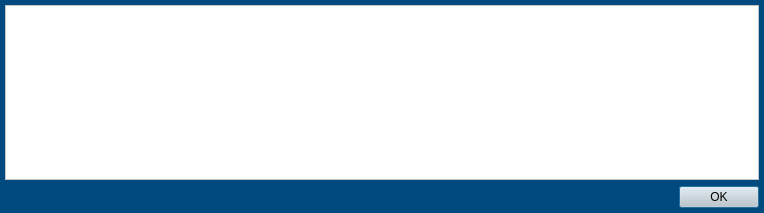
<?xml version="1.0" encoding="UTF-8"?>
<ui version="4.0">
 <class>Dialog</class>
 <widget class="QDialog" name="Dialog">
  <property name="geometry">
   <rect>
    <x>0</x>
    <y>0</y>
    <width>764</width>
    <height>213</height>
   </rect>
  </property>
  <property name="windowTitle">
   <string>Dialog</string>
  </property>
  <property name="styleSheet">
   <string notr="true">QWidget{background-color: rgb(0, 74, 127);}


QPlainTextEdit{background-color: rgb(255, 255, 255);}
</string>
  </property>
  <layout class="QVBoxLayout" name="verticalLayout">
   <property name="leftMargin">
    <number>5</number>
   </property>
   <property name="topMargin">
    <number>5</number>
   </property>
   <property name="rightMargin">
    <number>5</number>
   </property>
   <property name="bottomMargin">
    <number>5</number>
   </property>
   <item>
    <widget class="QPlainTextEdit" name="plainTextEdit"/>
   </item>
   <item>
    <widget class="QDialogButtonBox" name="buttonBox">
     <property name="styleSheet">
      <string notr="true">background-color: rgb(205, 205, 205);</string>
     </property>
     <property name="orientation">
      <enum>Qt::Horizontal</enum>
     </property>
     <property name="standardButtons">
      <set>QDialogButtonBox::Ok</set>
     </property>
    </widget>
   </item>
  </layout>
 </widget>
 <resources/>
 <connections>
  <connection>
   <sender>buttonBox</sender>
   <signal>accepted()</signal>
   <receiver>Dialog</receiver>
   <slot>accept()</slot>
   <hints>
    <hint type="sourcelabel">
     <x>248</x>
     <y>254</y>
    </hint>
    <hint type="destinationlabel">
     <x>157</x>
     <y>274</y>
    </hint>
   </hints>
  </connection>
  <connection>
   <sender>buttonBox</sender>
   <signal>rejected()</signal>
   <receiver>Dialog</receiver>
   <slot>reject()</slot>
   <hints>
    <hint type="sourcelabel">
     <x>316</x>
     <y>260</y>
    </hint>
    <hint type="destinationlabel">
     <x>286</x>
     <y>274</y>
    </hint>
   </hints>
  </connection>
 </connections>
</ui>
